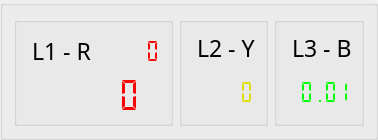
         <widget class="QGroupBox" name="groupBox_31">
          <property name="font">
           <font>
            <family>Titillium Web</family>
            <pointsize>16</pointsize>
           </font>
          </property>
          <property name="title">
           <string/>
          </property>
          <layout class="QHBoxLayout" name="horizontalLayout_12">
           <item>
            <widget class="QGroupBox" name="groupBox_32">
             <property name="maximumSize">
              <size>
               <width>99999</width>
               <height>160</height>
              </size>
             </property>
             <property name="title">
              <string/>
             </property>
             <layout class="QGridLayout" name="gridLayout_45">
              <item row="1" column="0" colspan="5">
               <widget class="QLCDNumber" name="VOLTR_3">
                <property name="minimumSize">
                 <size>
                  <width>0</width>
                  <height>38</height>
                 </size>
                </property>
                <property name="maximumSize">
                 <size>
                  <width>16777215</width>
                  <height>59</height>
                 </size>
                </property>
                <property name="styleSheet">
                 <string notr="true">color: rgb(255, 0, 0);</string>
                </property>
                <property name="frameShape">
                 <enum>QFrame::Shape::NoFrame</enum>
                </property>
                <property name="smallDecimalPoint">
                 <bool>false</bool>
                </property>
                <property name="segmentStyle">
                 <enum>QLCDNumber::SegmentStyle::Flat</enum>
                </property>
                <property name="value" stdset="0">
                 <double>0.000000000000000</double>
                </property>
               </widget>
              </item>
              <item row="0" column="0">
               <widget class="KLed" name="rpkled_3">
                <property name="maximumSize">
                 <size>
                  <width>20</width>
                  <height>20</height>
                 </size>
                </property>
                <property name="color">
                 <color>
                  <red>255</red>
                  <green>0</green>
                  <blue>0</blue>
                 </color>
                </property>
               </widget>
              </item>
              <item row="0" column="1">
               <widget class="QLabel" name="label_37">
                <property name="font">
                 <font>
                  <family>Titillium Web</family>
                  <pointsize>17</pointsize>
                 </font>
                </property>
                <property name="text">
                 <string>L1 - R</string>
                </property>
               </widget>
              </item>
              <item row="0" column="2" colspan="3">
               <widget class="QLCDNumber" name="VOLTR_6">
                <property name="minimumSize">
                 <size>
                  <width>0</width>
                  <height>38</height>
                 </size>
                </property>
                <property name="styleSheet">
                 <string notr="true">color: rgb(255, 0, 0);</string>
                </property>
                <property name="frameShape">
                 <enum>QFrame::Shape::NoFrame</enum>
                </property>
                <property name="smallDecimalPoint">
                 <bool>false</bool>
                </property>
                <property name="segmentStyle">
                 <enum>QLCDNumber::SegmentStyle::Flat</enum>
                </property>
                <property name="value" stdset="0">
                 <double>0.000000000000000</double>
                </property>
               </widget>
              </item>
             </layout>
            </widget>
           </item>
           <item>
            <widget class="QGroupBox" name="groupBox_33">
             <property name="maximumSize">
              <size>
               <width>99999</width>
               <height>160</height>
              </size>
             </property>
             <property name="title">
              <string/>
             </property>
             <layout class="QGridLayout" name="gridLayout_31">
              <item row="0" column="0">
               <widget class="KLed" name="ypkled_4">
                <property name="maximumSize">
                 <size>
                  <width>20</width>
                  <height>20</height>
                 </size>
                </property>
                <property name="color">
                 <color>
                  <red>255</red>
                  <green>255</green>
                  <blue>0</blue>
                 </color>
                </property>
               </widget>
              </item>
              <item row="0" column="1">
               <widget class="QLabel" name="label_38">
                <property name="font">
                 <font>
                  <family>Titillium Web</family>
                  <pointsize>17</pointsize>
                 </font>
                </property>
                <property name="text">
                 <string>L2 - Y</string>
                </property>
               </widget>
              </item>
              <item row="1" column="0" colspan="2">
               <widget class="QLCDNumber" name="VOLTY_3">
                <property name="maximumSize">
                 <size>
                  <width>16777215</width>
                  <height>59</height>
                 </size>
                </property>
                <property name="styleSheet">
                 <string notr="true">color: rgb(222, 222, 0);</string>
                </property>
                <property name="frameShape">
                 <enum>QFrame::Shape::NoFrame</enum>
                </property>
                <property name="smallDecimalPoint">
                 <bool>false</bool>
                </property>
                <property name="segmentStyle">
                 <enum>QLCDNumber::SegmentStyle::Flat</enum>
                </property>
                <property name="value" stdset="0">
                 <double>0.000000000000000</double>
                </property>
               </widget>
              </item>
             </layout>
            </widget>
           </item>
           <item>
            <widget class="QGroupBox" name="groupBox_34">
             <property name="maximumSize">
              <size>
               <width>99999</width>
               <height>160</height>
              </size>
             </property>
             <property name="title">
              <string/>
             </property>
             <layout class="QGridLayout" name="gridLayout_32">
              <item row="0" column="1">
               <widget class="QLabel" name="label_39">
                <property name="font">
                 <font>
                  <family>Titillium Web</family>
                  <pointsize>17</pointsize>
                 </font>
                </property>
                <property name="text">
                 <string>L3 - B</string>
                </property>
               </widget>
              </item>
              <item row="0" column="0">
               <widget class="KLed" name="blkled_5">
                <property name="maximumSize">
                 <size>
                  <width>20</width>
                  <height>20</height>
                 </size>
                </property>
                <property name="state">
                 <enum>KLed::State::Off</enum>
                </property>
                <property name="darkFactor">
                 <number>318</number>
                </property>
               </widget>
              </item>
              <item row="2" column="0" colspan="2">
               <widget class="QLCDNumber" name="VOLTG_3">
                <property name="maximumSize">
                 <size>
                  <width>16777215</width>
                  <height>59</height>
                 </size>
                </property>
                <property name="styleSheet">
                 <string notr="true">color: rgb(0, 255, 0);</string>
                </property>
                <property name="frameShape">
                 <enum>QFrame::Shape::NoFrame</enum>
                </property>
                <property name="smallDecimalPoint">
                 <bool>false</bool>
                </property>
                <property name="segmentStyle">
                 <enum>QLCDNumber::SegmentStyle::Flat</enum>
                </property>
                <property name="value" stdset="0">
                 <double>0.010000000000000</double>
                </property>
               </widget>
              </item>
             </layout>
            </widget>
           </item>
          </layout>
         </widget>
